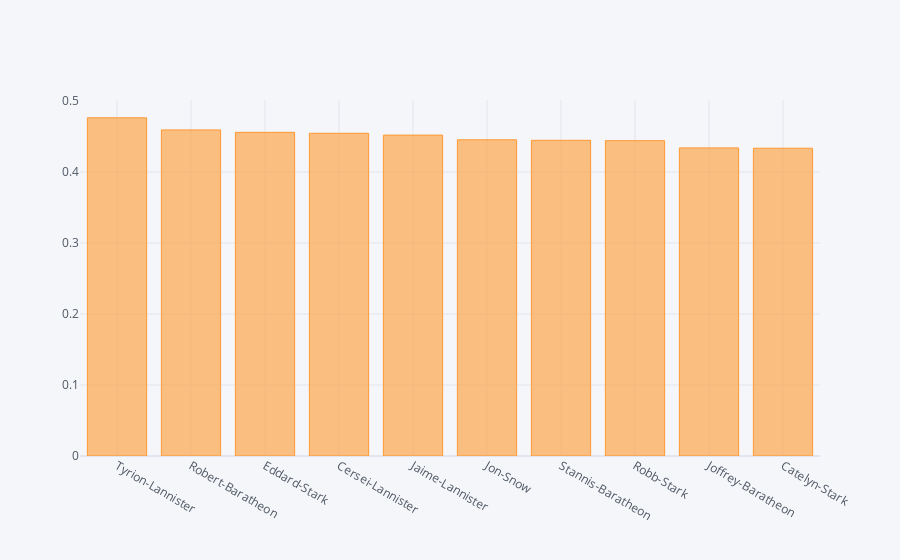

Write notebook code for a chart like this one.
### Markdown cell above
## Closeness Centrality

Repeat the above exercise for the top 10 characters according to closeness centrality.

### Code cell
closeness = pd.Series(nx.closeness_centrality(G), name='closeness')
closeness.sort_values(ascending=False).head(10).iplot(kind='bar')

### Figure 1 — Plotly figure (JSON) as saved in the notebook; plotly's stock layout.template omitted (floating-point values rounded to 4 significant figures)
{"data": [{"marker": {"color": "rgba(255, 153, 51, 0.6)", "line": {"color": "rgba(255, 153, 51, 1.0)", "width": 1}}, "name": "closeness", "orientation": "v", "text": "", "type": "bar", "x": ["Tyrion-Lannister", "Robert-Baratheon", "Eddard-Stark", "Cersei-Lannister", "Jaime-Lannister", "Jon-Snow", "Stannis-Baratheon", "Robb-Stark", "Joffrey-Baratheon", "Catelyn-Stark"], "y": [0.4763, 0.4593, 0.4558, 0.4545, 0.452, 0.4454, 0.4446, 0.4441, 0.434, 0.4335]}], "layout": {"legend": {"bgcolor": "#F5F6F9", "font": {"color": "#4D5663"}}, "paper_bgcolor": "#F5F6F9", "plot_bgcolor": "#F5F6F9", "title": {"font": {"color": "#4D5663"}}, "xaxis": {"gridcolor": "#E1E5ED", "showgrid": true, "tickfont": {"color": "#4D5663"}, "title": {"font": {"color": "#4D5663"}, "text": ""}, "zerolinecolor": "#E1E5ED"}, "yaxis": {"gridcolor": "#E1E5ED", "showgrid": true, "tickfont": {"color": "#4D5663"}, "title": {"font": {"color": "#4D5663"}, "text": ""}, "zerolinecolor": "#E1E5ED"}}}
